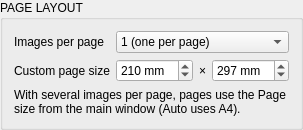
 <widget class="QGroupBox" name="groupBox_layout">
  <property name="sizePolicy">
   <sizepolicy hsizetype="Preferred" vsizetype="Fixed">
    <horstretch>0</horstretch>
    <verstretch>0</verstretch>
   </sizepolicy>
  </property>
  <property name="title">
   <string>PAGE LAYOUT</string>
  </property>
  <layout class="QVBoxLayout" name="v_groupBox_layout">
   <item>
    <layout class="QGridLayout" name="g_groupBox_layout">
     <item row="0" column="0">
      <widget class="QLabel" name="label_per_page">
       <property name="text">
        <string>Images per page</string>
       </property>
      </widget>
     </item>
     <item row="0" column="1" colspan="3">
      <widget class="QComboBox" name="images_per_page">
       <property name="toolTip">
        <string>Put several images on each page, for example receipts or both sides of an ID card</string>
       </property>
       <item>
        <property name="text">
         <string>1 (one per page)</string>
        </property>
       </item>
       <item>
        <property name="text">
         <string>2</string>
        </property>
       </item>
       <item>
        <property name="text">
         <string>4</string>
        </property>
       </item>
       <item>
        <property name="text">
         <string>6</string>
        </property>
       </item>
       <item>
        <property name="text">
         <string>9</string>
        </property>
       </item>
      </widget>
     </item>
     <item row="1" column="0">
      <widget class="QLabel" name="label_custom_size">
       <property name="text">
        <string>Custom page size</string>
       </property>
      </widget>
     </item>
     <item row="1" column="1">
      <widget class="QDoubleSpinBox" name="custom_width">
       <property name="toolTip">
        <string>Page width, used when Page size is &quot;Custom size&quot;</string>
       </property>
       <property name="suffix">
        <string> mm</string>
       </property>
       <property name="decimals">
        <number>0</number>
       </property>
       <property name="minimum">
        <double>20</double>
       </property>
       <property name="maximum">
        <double>5000</double>
       </property>
       <property name="value">
        <double>210</double>
       </property>
      </widget>
     </item>
     <item row="1" column="2">
      <widget class="QLabel" name="label_times">
       <property name="text">
        <string>×</string>
       </property>
      </widget>
     </item>
     <item row="1" column="3">
      <widget class="QDoubleSpinBox" name="custom_height">
       <property name="toolTip">
        <string>Page height, used when Page size is &quot;Custom size&quot;</string>
       </property>
       <property name="suffix">
        <string> mm</string>
       </property>
       <property name="decimals">
        <number>0</number>
       </property>
       <property name="minimum">
        <double>20</double>
       </property>
       <property name="maximum">
        <double>5000</double>
       </property>
       <property name="value">
        <double>297</double>
       </property>
      </widget>
     </item>
     <item row="2" column="0" colspan="4">
      <widget class="QLabel" name="layout_info">
       <property name="text">
        <string>With several images per page, pages use the Page size from the main window (Auto uses A4).</string>
       </property>
       <property name="wordWrap">
        <bool>true</bool>
       </property>
      </widget>
     </item>
    </layout>
   </item>
  </layout>
 </widget>
